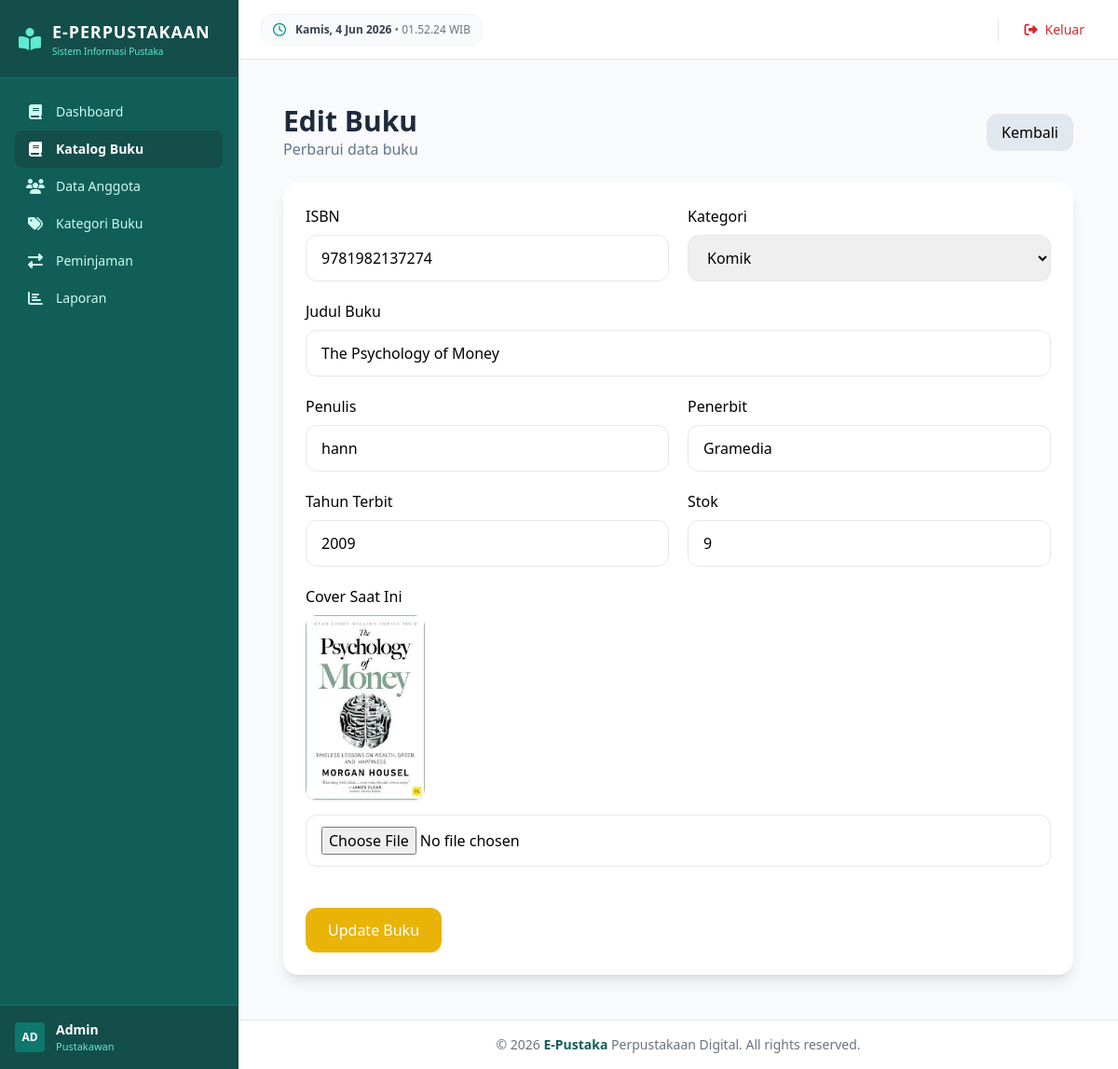
Page /pages/buku/edit.php?id=3 (signed in) on the committed database.
### tables this page shows
CREATE TABLE `buku` (
  `id_buku` int(11) NOT NULL,
  `isbn` varchar(30) DEFAULT NULL,
  `judul` varchar(200) DEFAULT NULL,
  `penulis` varchar(100) DEFAULT NULL,
  `penerbit` varchar(100) DEFAULT NULL,
  `tahun_terbit` year(4) DEFAULT NULL,
  `stok` int(11) DEFAULT 0,
  `cover` varchar(255) DEFAULT NULL,
  `id_kategori` int(11) DEFAULT NULL
);

CREATE TABLE `kategori` (
  `id_kategori` int(11) NOT NULL,
  `nama_kategori` varchar(100) NOT NULL
);

### pages/buku/edit.php (the view, shortened to what this page needs)
<?php
include __DIR__ . '/../../config/koneksi.php';
$id_buku = (int) $_GET['id'];
$query = mysqli_query(
    $conn,
    "SELECT * FROM buku
     WHERE id_buku = $id_buku"
);
$data = mysqli_fetch_assoc($query);
include __DIR__ . '/../../layouts/header.php';
include __DIR__ . '/../../layouts/sidebar.php';
include __DIR__ . '/../../layouts/topbar.php';
?>
<div class="p-6">
    <div class="flex items-center justify-between mb-6">
        <div>
            <h1 class="text-3xl font-bold text-slate-800">
                Edit Buku
            </h1>
            <p class="text-slate-500">
                Perbarui data buku
            </p>
        </div>
        <a
            href="index.php"
            class="bg-slate-200 hover:bg-slate-300 px-4 py-2 rounded-xl">
            Kembali
        </a>
    </div>
    <div class="bg-white rounded-2xl shadow-lg p-6">
        <form method="POST" enctype="multipart/form-data">
            <div class="grid grid-cols-1 md:grid-cols-2 gap-5">
                <div>
                    <label class="block mb-2 font-medium">ISBN</label>
                    <input
                        type="text"
                        name="isbn"
                        value="<?= htmlspecialchars($data['isbn']) ?>"
                        class="w-full border rounded-xl px-4 py-3"
                        required>
                </div>
                <div>
                    <label class="block mb-2 font-medium">Kategori</label>
                    <select
                        name="id_kategori"
                        class="w-full border rounded-xl px-4 py-3"
                        required>
                        <?php
                        $kategori = mysqli_query(
                            $conn,
                            "SELECT * FROM kategori
                             ORDER BY nama_kategori ASC"
                        );
                        while ($k = mysqli_fetch_assoc($kategori)) :
                        ?>
                            <option
                                value="<?= $k['id_kategori'] ?>"
                                <?= $k['id_kategori'] == $data['id_kategori'] ? 'selected' : '' ?>>
                                <?= $k['nama_kategori'] ?>
                            </option>
                        <?php endwhile; ?>
                    </select>
                </div>
                <div class="md:col-span-2">
                    <label class="block mb-2 font-medium">Judul Buku</label>
                    <input
                        type="text"
                        name="judul"
                        value="<?= htmlspecialchars($data['judul']) ?>"
                        class="w-full border rounded-xl px-4 py-3"
                        required>
                </div>
                <div>
                    <label class="block mb-2 font-medium">Penulis</label>
                    <input
                        type="text"
                        name="penulis"
                        value="<?= htmlspecialchars($data['penulis']) ?>"
                        class="w-full border rounded-xl px-4 py-3"
                        required>
                </div>
                <div>
                    <label class="block mb-2 font-medium">Penerbit</label>
                    <input
                        type="text"
                        name="penerbit"
                        value="<?= htmlspecialchars($data['penerbit']) ?>"
                        class="w-full border rounded-xl px-4 py-3"
                        required>
                </div>
                <div>
                    <label class="block mb-2 font-medium">Tahun Terbit</label>
                    <input
                        type="number"
                        name="tahun_terbit"
                        value="<?= $data['tahun_terbit'] ?>"
                        class="w-full border rounded-xl px-4 py-3"
                        required>
                </div>
                <div>
                    <label class="block mb-2 font-medium">Stok</label>
                    <input
                        type="number"
                        name="stok"
                        value="<?= $data['stok'] ?>"
                        class="w-full border rounded-xl px-4 py-3"
                        required>
                </div>
                <div class="md:col-span-2">
                    <label class="block mb-2 font-medium">
                        Cover Saat Ini
                    </label>
                    <?php if (!empty($data['cover'])) : ?>
                        <img
                            src="../../assets/img/<?= $data['cover'] ?>"
                            class="w-32 rounded-xl shadow mb-4">
                    <?php endif; ?>
                    <input
                        type="file"
                        name="cover"
                        accept=".jpg,.jpeg,.png,.webp"
                        onchange="previewCover(event)"
                        class="w-full border rounded-xl px-4 py-3">
                </div>
            </div>
            <div class="mt-6">
                <button
                    type="submit"
                    name="update"
                    class="bg-yellow-500 hover:bg-yellow-600 text-white px-6 py-3 rounded-xl">
                    Update Buku
                </button>
            </div>
        </form>
    </div>
</div>
<?php include __DIR__ . '/../../layouts/footer.php'; ?>

### rows in the picture
buku: isbn "9781982137274", id_kategori "Komik", judul "The Psychology of Money", penulis "hann", penerbit "Gramedia", tahun_terbit "2009", stok "9", cover (picture)

### other values in the picture
substr(htmlspecialchars($_SESSION['username']), 0, 2) "AD"
$_SESSION['username'] "Admin"
